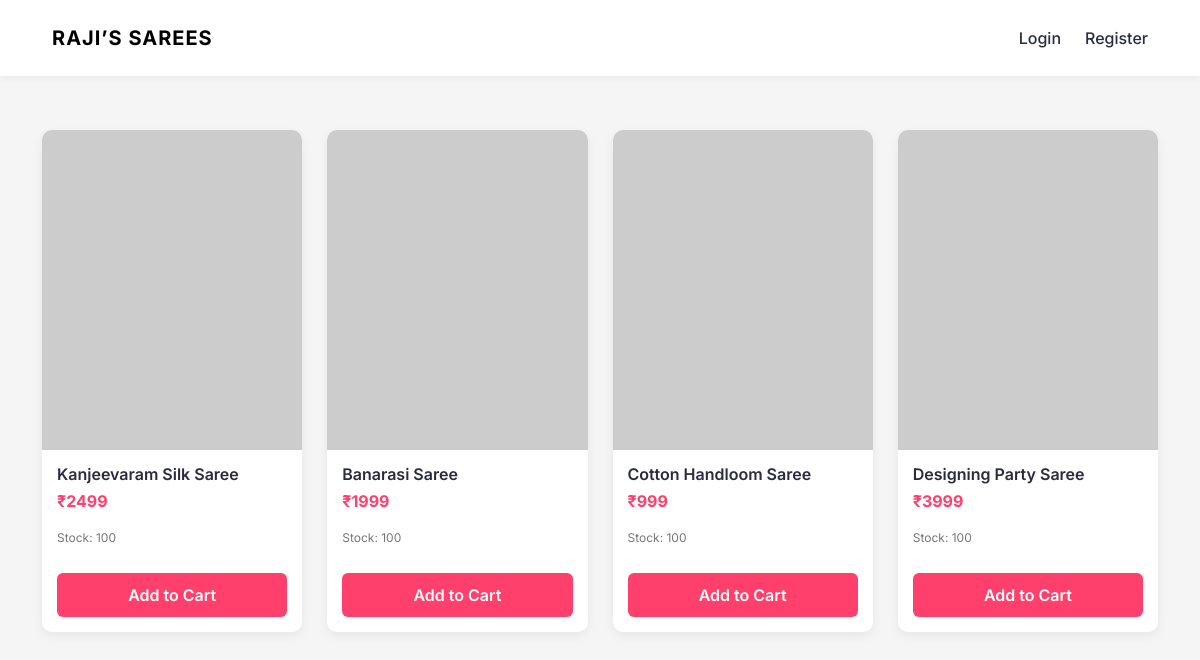
The page / on the database its author committed.
### app.py (models this page shows)
class Product(db.Model):
    id = db.Column(db.Integer, primary_key=True)
    name = db.Column(db.String(150), nullable=False)
    price = db.Column(db.Integer, nullable=False)
    stock = db.Column(db.Integer, nullable=False)  # NEW
    image = db.Column(db.String(300), nullable=False)
    description = db.Column(db.Text, nullable=False)

### app.py (the view)
@app.route("/")
def home():
    products = Product.query.all()
    return render_template("home.html", sarees=products)

### app.py (called while the page is built, shortened)
@app.context_processor
def inject_cart_count():
    return {"cart_count": 0}

### templates/home.html (shortened to what this page needs)
{% extends "base.html" %}
{% block content %}
<div class="product-grid">
  {% for saree in sarees %}
  <div class="product-card">
    <a href="/product/{{ saree.id }}">
      <img src="{{ saree.image }}" class="product-img">
    </a>
    <div class="product-info">
      <h6>{{ saree.name }}</h6>
      <p class="price">₹{{ saree.price }}</p>
      <p class="stock">Stock: {{ saree.stock }}</p>
      <form action="/add-to-cart/{{ saree.id }}" method="POST">
        <button class="btn-buy">Add to Cart</button>
      </form>
    </div>
  </div>
  {% endfor %}
</div>
{% endblock %}

### static/css/style.css (style rules this page uses)
* { margin: 0; padding: 0; box-sizing: border-box; }
body { font-family: 'Inter', sans-serif; background-color: #f5f5f6; color: #282c3f; }
body { background-color: #f5f5f5; }
.product-card { border: none; transition: transform 0.3s; }
.product-grid { display: grid; grid-template-columns: repeat(auto-fill, minmax(250px, 1fr)); gap: 25px; padding: 30px 0; }
.product-card { background: #fff; border-radius: 10px; overflow: hidden; transition: all 0.3s ease; box-shadow: 0 4px 12px rgba(0,0,0,0.06); }
.product-img { width: 100%; height: 320px; object-fit: cover; }
.product-info { padding: 15px; }
.product-info h6 { font-weight: 600; margin-bottom: 5px; }
.price { color: #ff3f6c; font-weight: 700; }
.stock { font-size: 12px; color: #777; }
.btn-buy { width: 100%; background: #ff3f6c; color: #fff; border: none; padding: 10px; border-radius: 6px; margin-top: 10px; font-weight: 600; }
button { transition: all 0.3s ease; }

### rows shown on the page
Product: name "Kanjeevaram Silk Saree", price "2499", stock "100"
Product: name "Banarasi Saree", price "1999", stock "100"
Product: name "Cotton Handloom Saree", price "999", stock "100"
Product: name "Designing Party Saree", price "3999", stock "100"
